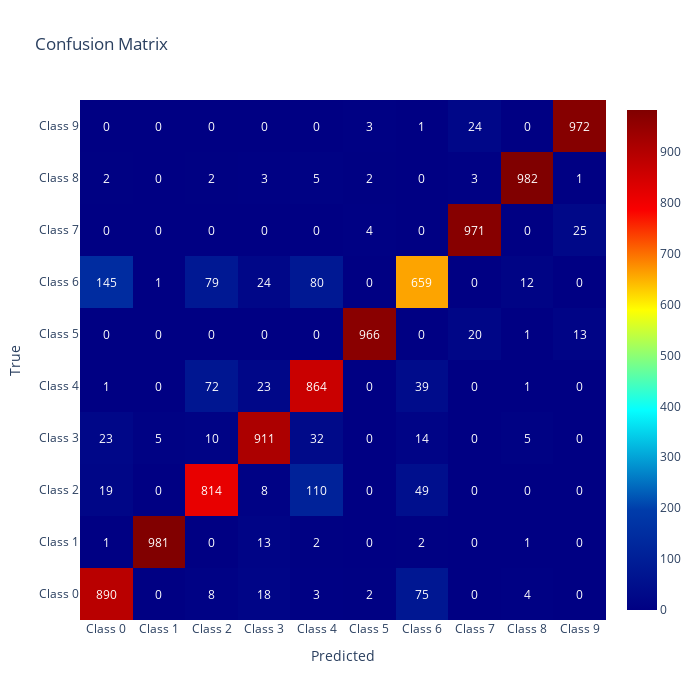

This figure's notebook cell:
### Markdown cell above
Matriz de confusión

### Code cell
import plotly.graph_objects as go
from sklearn.metrics import confusion_matrix

# Suponiendo que ya tienes y_test y y_pred definidos
cf_matrix = confusion_matrix(y_test, y_pred)

# Etiquetas de las clases (puedes personalizarlas según corresponda)
class_labels = [f'Class {i}' for i in range(10)]

# Crear el heatmap usando Plotly
heatmap = go.Figure(data=go.Heatmap(
    z=cf_matrix,
    x=class_labels,   # Etiquetas en el eje X
    y=class_labels,   # Etiquetas en el eje Y
    hoverongaps=True,
    colorscale='Jet',  # Puedes cambiar el esquema de color si lo prefieres
    showscale=True       # Mostrar la escala de colores
))

# Añadir anotaciones a cada celda con el valor de la matriz de confusión
annotations = []
for i in range(cf_matrix.shape[0]):
    for j in range(cf_matrix.shape[1]):
        annotations.append(
            dict(
                x=j,
                y=i,
                text=str(cf_matrix[i, j]),
                showarrow=False,
                font=dict(color='white', size=12)  # Ajusta el tamaño de fuente según sea necesario
            )
        )

# Actualizar la disposición para incluir las anotaciones
heatmap.update_layout(
    title="Confusion Matrix",
    xaxis_title="Predicted",
    yaxis_title="True",
    annotations=annotations,
    xaxis=dict(tickmode='array', tickvals=list(range(10)), ticktext=class_labels),
    yaxis=dict(tickmode='array', tickvals=list(range(10)), ticktext=class_labels),
    width=700, height=700
)

# Mostrar el gráfico interactivo
heatmap.show()

### Figure 1 — Plotly figure (JSON) as saved in the notebook; plotly's stock layout.template omitted (floating-point values rounded to 4 significant figures)
{"data": [{"colorscale": [[0, "rgb(0,0,131)"], [0.2, "rgb(0,60,170)"], [0.4, "rgb(5,255,255)"], [0.6, "rgb(255,255,0)"], [0.8, "rgb(250,0,0)"], [1, "rgb(128,0,0)"]], "hoverongaps": true, "showscale": true, "type": "heatmap", "x": ["Class 0", "Class 1", "Class 2", "Class 3", "Class 4", "Class 5", "Class 6", "Class 7", "Class 8", "Class 9"], "y": ["Class 0", "Class 1", "Class 2", "Class 3", "Class 4", "Class 5", "Class 6", "Class 7", "Class 8", "Class 9"], "z": [[890, 0, 8, 18, 3, 2, 75, 0, 4, 0], [1, 981, 0, 13, 2, 0, 2, 0, 1, 0], [19, 0, 814, 8, 110, 0, 49, 0, 0, 0], [23, 5, 10, 911, 32, 0, 14, 0, 5, 0], [1, 0, 72, 23, 864, 0, 39, 0, 1, 0], [0, 0, 0, 0, 0, 966, 0, 20, 1, 13], [145, 1, 79, 24, 80, 0, 659, 0, 12, 0], [0, 0, 0, 0, 0, 4, 0, 971, 0, 25], [2, 0, 2, 3, 5, 2, 0, 3, 982, 1], [0, 0, 0, 0, 0, 3, 1, 24, 0, 972]]}], "layout": {"annotations": [{"font": {"color": "white", "size": 12}, "showarrow": false, "text": "890", "x": 0, "y": 0}, {"font": {"color": "white", "size": 12}, "showarrow": false, "text": "0", "x": 1, "y": 0}, {"font": {"color": "white", "size": 12}, "showarrow": false, "text": "8", "x": 2, "y": 0}, {"font": {"color": "white", "size": 12}, "showarrow": false, "text": "18", "x": 3, "y": 0}, {"font": {"color": "white", "size": 12}, "showarrow": false, "text": "3", "x": 4, "y": 0}, {"font": {"color": "white", "size": 12}, "showarrow": false, "text": "2", "x": 5, "y": 0}, {"font": {"color": "white", "size": 12}, "showarrow": false, "text": "75", "x": 6, "y": 0}, {"font": {"color": "white", "size": 12}, "showarrow": false, "text": "0", "x": 7, "y": 0}, {"font": {"color": "white", "size": 12}, "showarrow": false, "text": "4", "x": 8, "y": 0}, {"font": {"color": "white", "size": 12}, "showarrow": false, "text": "0", "x": 9, "y": 0}, {"font": {"color": "white", "size": 12}, "showarrow": false, "text": "1", "x": 0, "y": 1}, {"font": {"color": "white", "size": 12}, "showarrow": false, "text": "981", "x": 1, "y": 1}, {"font": {"color": "white", "size": 12}, "showarrow": false, "text": "0", "x": 2, "y": 1}, {"font": {"color": "white", "size": 12}, "showarrow": false, "text": "13", "x": 3, "y": 1}, {"font": {"color": "white", "size": 12}, "showarrow": false, "text": "2", "x": 4, "y": 1}, {"font": {"color": "white", "size": 12}, "showarrow": false, "text": "0", "x": 5, "y": 1}, {"font": {"color": "white", "size": 12}, "showarrow": false, "text": "2", "x": 6, "y": 1}, {"font": {"color": "white", "size": 12}, "showarrow": false, "text": "0", "x": 7, "y": 1}, {"font": {"color": "white", "size": 12}, "showarrow": false, "text": "1", "x": 8, "y": 1}, {"font": {"color": "white", "size": 12}, "showarrow": false, "text": "0", "x": 9, "y": 1}, {"font": {"color": "white", "size": 12}, "showarrow": false, "text": "19", "x": 0, "y": 2}, {"font": {"color": "white", "size": 12}, "showarrow": false, "text": "0", "x": 1, "y": 2}, {"font": {"color": "white", "size": 12}, "showarrow": false, "text": "814", "x": 2, "y": 2}, {"font": {"color": "white", "size": 12}, "showarrow": false, "text": "8", "x": 3, "y": 2}, {"font": {"color": "white", "size": 12}, "showarrow": false, "text": "110", "x": 4, "y": 2}, {"font": {"color": "white", "size": 12}, "showarrow": false, "text": "0", "x": 5, "y": 2}, {"font": {"color": "white", "size": 12}, "showarrow": false, "text": "49", "x": 6, "y": 2}, {"font": {"color": "white", "size": 12}, "showarrow": false, "text": "0", "x": 7, "y": 2}, {"font": {"color": "white", "size": 12}, "showarrow": false, "text": "0", "x": 8, "y": 2}, {"font": {"color": "white", "size": 12}, "showarrow": false, "text": "0", "x": 9, "y": 2}, {"font": {"color": "white", "size": 12}, "showarrow": false, "text": "23", "x": 0, "y": 3}, {"font": {"color": "white", "size": 12}, "showarrow": false, "text": "5", "x": 1, "y": 3}, {"font": {"color": "white", "size": 12}, "showarrow": false, "text": "10", "x": 2, "y": 3}, {"font": {"color": "white", "size": 12}, "showarrow": false, "text": "911", "x": 3, "y": 3}, {"font": {"color": "white", "size": 12}, "showarrow": false, "text": "32", "x": 4, "y": 3}, {"font": {"color": "white", "size": 12}, "showarrow": false, "text": "0", "x": 5, "y": 3}, {"font": {"color": "white", "size": 12}, "showarrow": false, "text": "14", "x": 6, "y": 3}, {"font": {"color": "white", "size": 12}, "showarrow": false, "text": "0", "x": 7, "y": 3}, {"font": {"color": "white", "size": 12}, "showarrow": false, "text": "5", "x": 8, "y": 3}, {"font": {"color": "white", "size": 12}, "showarrow": false, "text": "0", "x": 9, "y": 3}, {"font": {"color": "white", "size": 12}, "showarrow": false, "text": "1", "x": 0, "y": 4}, {"font": {"color": "white", "size": 12}, "showarrow": false, "text": "0", "x": 1, "y": 4}, {"font": {"color": "white", "size": 12}, "showarrow": false, "text": "72", "x": 2, "y": 4}, {"font": {"color": "white", "size": 12}, "showarrow": false, "text": "23", "x": 3, "y": 4}, {"font": {"color": "white", "size": 12}, "showarrow": false, "text": "864", "x": 4, "y": 4}, {"font": {"color": "white", "size": 12}, "showarrow": false, "text": "0", "x": 5, "y": 4}, {"font": {"color": "white", "size": 12}, "showarrow": false, "text": "39", "x": 6, "y": 4}, {"font": {"color": "white", "size": 12}, "showarrow": false, "text": "0", "x": 7, "y": 4}, {"font": {"color": "white", "size": 12}, "showarrow": false, "text": "1", "x": 8, "y": 4}, {"font": {"color": "white", "size": 12}, "showarrow": false, "text": "0", "x": 9, "y": 4}, {"font": {"color": "white", "size": 12}, "showarrow": false, "text": "0", "x": 0, "y": 5}, {"font": {"color": "white", "size": 12}, "showarrow": false, "text": "0", "x": 1, "y": 5}, {"font": {"color": "white", "size": 12}, "showarrow": false, "text": "0", "x": 2, "y": 5}, {"font": {"color": "white", "size": 12}, "showarrow": false, "text": "0", "x": 3, "y": 5}, {"font": {"color": "white", "size": 12}, "showarrow": false, "text": "0", "x": 4, "y": 5}, {"font": {"color": "white", "size": 12}, "showarrow": false, "text": "966", "x": 5, "y": 5}, {"font": {"color": "white", "size": 12}, "showarrow": false, "text": "0", "x": 6, "y": 5}, {"font": {"color": "white", "size": 12}, "showarrow": false, "text": "20", "x": 7, "y": 5}, {"font": {"color": "white", "size": 12}, "showarrow": false, "text": "1", "x": 8, "y": 5}, {"font": {"color": "white", "size": 12}, "showarrow": false, "text": "13", "x": 9, "y": 5}, {"font": {"color": "white", "size": 12}, "showarrow": false, "text": "145", "x": 0, "y": 6}, {"font": {"color": "white", "size": 12}, "showarrow": false, "text": "1", "x": 1, "y": 6}, {"font": {"color": "white", "size": 12}, "showarrow": false, "text": "79", "x": 2, "y": 6}, {"font": {"color": "white", "size": 12}, "showarrow": false, "text": "24", "x": 3, "y": 6}, {"font": {"color": "white", "size": 12}, "showarrow": false, "text": "80", "x": 4, "y": 6}, {"font": {"color": "white", "size": 12}, "showarrow": false, "text": "0", "x": 5, "y": 6}, {"font": {"color": "white", "size": 12}, "showarrow": false, "text": "659", "x": 6, "y": 6}, {"font": {"color": "white", "size": 12}, "showarrow": false, "text": "0", "x": 7, "y": 6}, {"font": {"color": "white", "size": 12}, "showarrow": false, "text": "12", "x": 8, "y": 6}, {"font": {"color": "white", "size": 12}, "showarrow": false, "text": "0", "x": 9, "y": 6}, {"font": {"color": "white", "size": 12}, "showarrow": false, "text": "0", "x": 0, "y": 7}, {"font": {"color": "white", "size": 12}, "showarrow": false, "text": "0", "x": 1, "y": 7}, {"font": {"color": "white", "size": 12}, "showarrow": false, "text": "0", "x": 2, "y": 7}, {"font": {"color": "white", "size": 12}, "showarrow": false, "text": "0", "x": 3, "y": 7}, {"font": {"color": "white", "size": 12}, "showarrow": false, "text": "0", "x": 4, "y": 7}, {"font": {"color": "white", "size": 12}, "showarrow": false, "text": "4", "x": 5, "y": 7}, {"font": {"color": "white", "size": 12}, "showarrow": false, "text": "0", "x": 6, "y": 7}, {"font": {"color": "white", "size": 12}, "showarrow": false, "text": "971", "x": 7, "y": 7}, {"font": {"color": "white", "size": 12}, "showarrow": false, "text": "0", "x": 8, "y": 7}, {"font": {"color": "white", "size": 12}, "showarrow": false, "text": "25", "x": 9, "y": 7}, {"font": {"color": "white", "size": 12}, "showarrow": false, "text": "2", "x": 0, "y": 8}, {"font": {"color": "white", "size": 12}, "showarrow": false, "text": "0", "x": 1, "y": 8}, {"font": {"color": "white", "size": 12}, "showarrow": false, "text": "2", "x": 2, "y": 8}, {"font": {"color": "white", "size": 12}, "showarrow": false, "text": "3", "x": 3, "y": 8}, {"font": {"color": "white", "size": 12}, "showarrow": false, "text": "5", "x": 4, "y": 8}, {"font": {"color": "white", "size": 12}, "showarrow": false, "text": "2", "x": 5, "y": 8}, {"font": {"color": "white", "size": 12}, "showarrow": false, "text": "0", "x": 6, "y": 8}, {"font": {"color": "white", "size": 12}, "showarrow": false, "text": "3", "x": 7, "y": 8}, {"font": {"color": "white", "size": 12}, "showarrow": false, "text": "982", "x": 8, "y": 8}, {"font": {"color": "white", "size": 12}, "showarrow": false, "text": "1", "x": 9, "y": 8}, {"font": {"color": "white", "size": 12}, "showarrow": false, "text": "0", "x": 0, "y": 9}, {"font": {"color": "white", "size": 12}, "showarrow": false, "text": "0", "x": 1, "y": 9}, {"font": {"color": "white", "size": 12}, "showarrow": false, "text": "0", "x": 2, "y": 9}, {"font": {"color": "white", "size": 12}, "showarrow": false, "text": "0", "x": 3, "y": 9}, {"font": {"color": "white", "size": 12}, "showarrow": false, "text": "0", "x": 4, "y": 9}, {"font": {"color": "white", "size": 12}, "showarrow": false, "text": "3", "x": 5, "y": 9}, {"font": {"color": "white", "size": 12}, "showarrow": false, "text": "1", "x": 6, "y": 9}, {"font": {"color": "white", "size": 12}, "showarrow": false, "text": "24", "x": 7, "y": 9}, {"font": {"color": "white", "size": 12}, "showarrow": false, "text": "0", "x": 8, "y": 9}, {"font": {"color": "white", "size": 12}, "showarrow": false, "text": "972", "x": 9, "y": 9}], "height": 700, "title": {"text": "Confusion Matrix"}, "width": 700, "xaxis": {"autorange": true, "range": [-0.5, 9.5], "tickmode": "array", "ticktext": ["Class 0", "Class 1", "Class 2", "Class 3", "Class 4", "Class 5", "Class 6", "Class 7", "Class 8", "Class 9"], "tickvals": [0, 1, 2, 3, 4, 5, 6, 7, 8, 9], "title": {"text": "Predicted"}, "type": "category"}, "yaxis": {"autorange": true, "range": [-0.5, 9.5], "tickmode": "array", "ticktext": ["Class 0", "Class 1", "Class 2", "Class 3", "Class 4", "Class 5", "Class 6", "Class 7", "Class 8", "Class 9"], "tickvals": [0, 1, 2, 3, 4, 5, 6, 7, 8, 9], "title": {"text": "True"}, "type": "category"}}}
